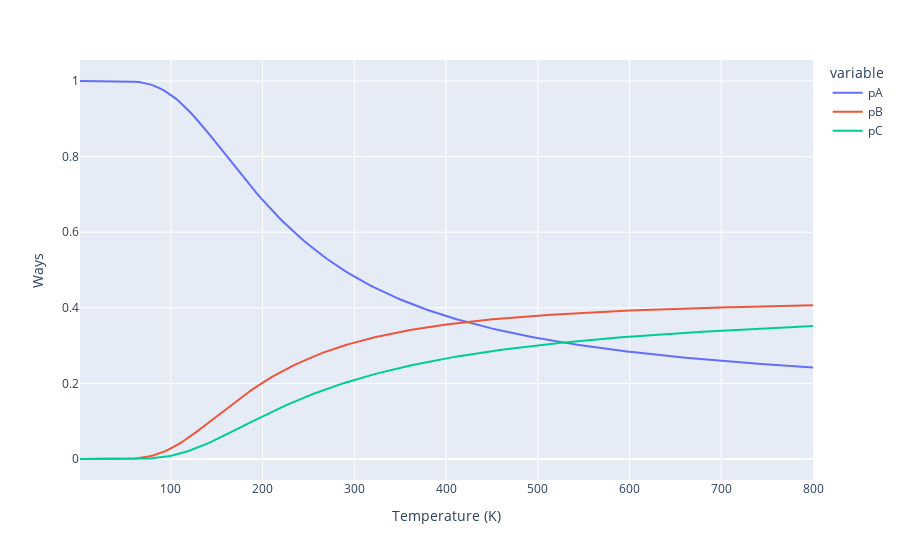

The notebook cell saved with this chart:
### Code cell
# If you give plotly a dataframe, just use the names of the columns to tell plotly what should be on each axis
# If you give a list, it will plot multiple things
px.line(df, x='T', y=['pA', 'pB', 'pC'],
        labels={'value': "Ways", # value is the default name given to the y-axis when multiple things are plotted
                'T': "Temperature (K)"}
       )

### Figure 1 — Plotly figure (JSON) as saved in the notebook; plotly's stock layout.template omitted (floating-point values rounded to 4 significant figures; data arrays with more than 128 entries replaced by an {"elided": "..."} marker saying what was removed)
{"data": [{"hovertemplate": "variable=pA<br>Temperature (K)=%{x}<br>Ways=%{y}<extra></extra>", "legendgroup": "pA", "line": {"color": "#636efa", "dash": "solid"}, "marker": {"symbol": "circle"}, "mode": "lines", "name": "pA", "orientation": "v", "showlegend": true, "type": "scatter", "x": {"elided": "200 float values"}, "xaxis": "x", "y": {"elided": "200 float values"}, "yaxis": "y"}, {"hovertemplate": "variable=pB<br>Temperature (K)=%{x}<br>Ways=%{y}<extra></extra>", "legendgroup": "pB", "line": {"color": "#EF553B", "dash": "solid"}, "marker": {"symbol": "circle"}, "mode": "lines", "name": "pB", "orientation": "v", "showlegend": true, "type": "scatter", "x": {"elided": "200 float values"}, "xaxis": "x", "y": {"elided": "200 float values"}, "yaxis": "y"}, {"hovertemplate": "variable=pC<br>Temperature (K)=%{x}<br>Ways=%{y}<extra></extra>", "legendgroup": "pC", "line": {"color": "#00cc96", "dash": "solid"}, "marker": {"symbol": "circle"}, "mode": "lines", "name": "pC", "orientation": "v", "showlegend": true, "type": "scatter", "x": {"elided": "200 float values"}, "xaxis": "x", "y": {"elided": "200 float values"}, "yaxis": "y"}], "layout": {"legend": {"title": {"text": "variable"}, "tracegroupgap": 0}, "margin": {"t": 60}, "xaxis": {"anchor": "y", "domain": [0, 1], "title": {"text": "Temperature (K)"}}, "yaxis": {"anchor": "x", "domain": [0, 1], "title": {"text": "Ways"}}}}
